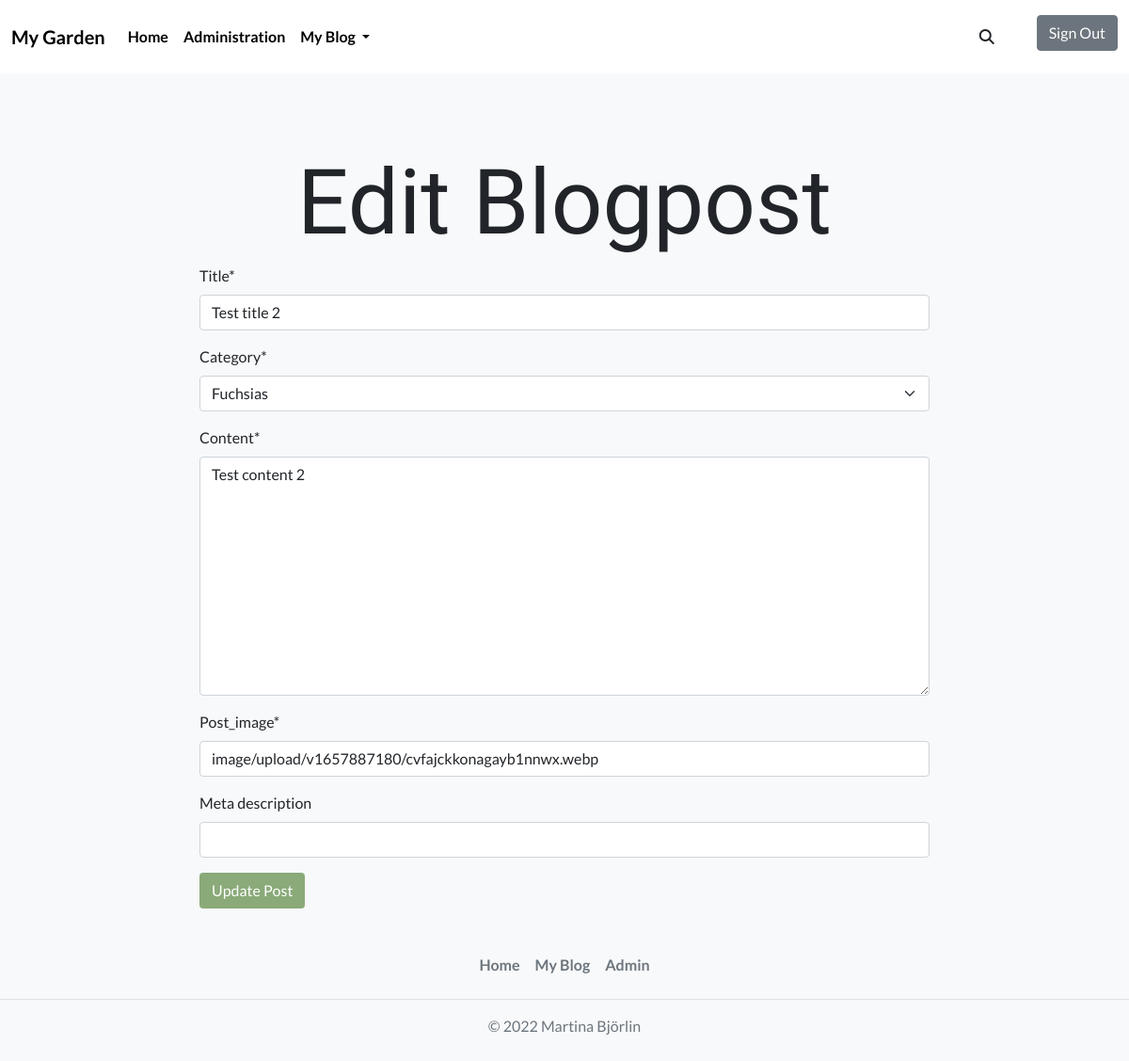
/blogpost/test-title-2/update_post/ (signed in), run on the app's committed database.
### blog_post/models.py (models this page shows, shortened)
class Post(models.Model):
    PUBLISH_STATUS = ((0, "Draft"), (1, "Publish"))
    title = models.CharField(max_length=100)
    slug = models.SlugField(max_length=200, unique=True)
    meta_description = models.CharField(max_length=150, blank=True)
    author = models.ForeignKey(
        User,
        on_delete=models.CASCADE,
        related_name="post_author",
    )
    category = models.ForeignKey(
        Category,
        on_delete=models.CASCADE,
        related_name="post_category",
    )
    created_on = models.DateTimeField(auto_now_add=True)
    updated_on = models.DateTimeField(auto_now=True)
    content = models.TextField()
    published = models.IntegerField(choices=PUBLISH_STATUS, default=0)
    publish_date = models.DateTimeField(blank=True, null=True)
    likes = models.ManyToManyField(
        Profile, related_name="post_likes", default=[0], blank=True
    )
    number_of_likes = models.BigIntegerField(default="0")
    liked = models.BooleanField(default=False)
    post_img = CloudinaryField("post_image", default="default_image")
    class Meta:
        ordering = ["-created_on"]

### blog_post/views.py (the view, shortened to what this page needs)
# urls.py: path("<slug:slug>/update_post/", UpdatePost.as_view(), name="update_post"),
class UpdatePost(LoginRequiredMixin, UpdateView, SuccessMessageMixin):
    model = Post
    form_class = UpdateForm
    template_name = "update_post.html"
    success_message = "Your post has been succsessfully updated!"

### blog_post/forms.py
class UpdateForm(forms.ModelForm):
    class Meta:
        model = Post
        fields = (
            "title",
            "category",
            "content",
            "post_img",
            "meta_description"
            )

### blog_post/models.py (called while the page is built)
    def __str__(self):
        return f"{self.name}"

### blog_post/templates/update_post.html (shortened to what this page needs)
{% extends 'base.html' %}
{% load crispy_forms_tags %}
{% block content %}
<div class="row justify-content-center">
   <div class="col-lg-8 col-md-12 col-sm-12">
      <div class="update-post-wrapper">
         <h1 class="edit-header">Edit Blogpost</h1>
         <form method="POST" enctype="multipart/form-data">
            {{ form|crispy }}
            <div class="d-grid d-lg-block">
               <button class="btn btn-edit" type="submit" aria-label="Update the post">Update Post</button>
            </div>
         </form>
      </div>
   </div>
</div>
{% endblock %}

### static/css/style.css (style rules this page uses)
h1 { font-family: 'Amatic SC', cursive; font-size: 6rem; }
body { font-family: 'Lato', sans-serif; }
.btn-edit { background-color: #8aaa79; color: white; }
.edit-header { text-align: center; }

### data on the page
Post: title "Test title 2", category "Fuchsias", content "Test content 2", post_img "image/upload/v1657887180/cvfajckkonagayb1nnwx.webp"
